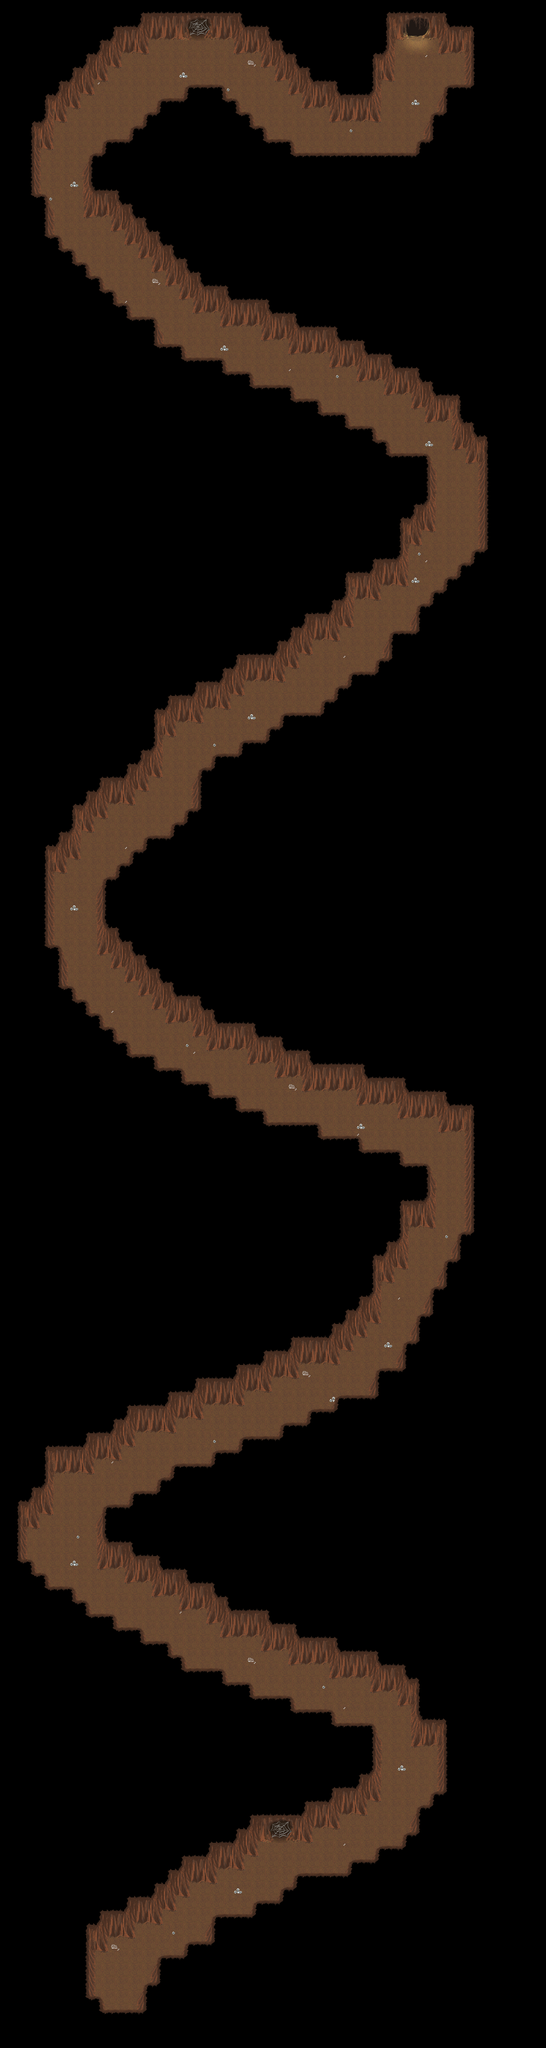

Rendered tile map (Tiled .tmx) drawn with the repository's tilesets; below, a short description and the map source with its tile grids summarised:
An orthogonal 40x150 tile map with 32x32 px tiles, 3 tile layers (DA_set, Ground, Over), 2 hidden layers not drawn, 3 tilesets and 3 objects (2x WARP, SCRIPT).

<map version="1.0" orientation="orthogonal" width="40" height="150" tilewidth="32" tileheight="32">
 <properties>
  <property name="AutoMappingRadius" value="3" />
  <property name="DeleteTiles" value="1" />
 </properties>
 <tileset firstgid="1" name="automapping_set_cave_32_32" tilewidth="32" tileheight="32">
  <image source="../graphics/tiles/automapping_set_cave_32_32.png" width="1024" height="1024" />
 </tileset>
 <tileset firstgid="1025" name="collision1_32_32" tilewidth="32" tileheight="32">
  <image source="../graphics/tiles/collision1_32_32.png" width="1024" height="1024" />
 </tileset>
 <tileset firstgid="2049" name="cave3_32_32" tilewidth="32" tileheight="32">
  <image source="../graphics/tiles/cave3_32_32.png" width="1024" height="1024" />
 </tileset>
 <layer name="DA_set" width="40" height="150">
  <data>[6000 cells, 6000 non-empty, 2 distinct tile ids]</data>
 </layer>
 <layer name="Ground" width="40" height="150">
  <data>[6000 cells, 6000 non-empty, 48 distinct tile ids]</data>
 </layer>
 <layer name="Fringe" width="40" height="150" visible="0">
  <data>[6000 cells, 10 non-empty, 1 distinct tile ids]</data>
 </layer>
 <layer name="Over" width="40" height="150">
  <data>[6000 cells, 440 non-empty, 6 distinct tile ids]</data>
 </layer>
 <layer name="Collision" width="40" height="150" visible="0">
  <data>[6000 cells, 5065 non-empty, 1 distinct tile ids]</data>
 </layer>
 <objectgroup name="Object" width="40" height="150">
  <object name="External Map Events" type="SCRIPT" x="0" y="0">
   <properties>
    <property name="FILENAME" value="scripts/maps/iw-selphi-timlet-escape-tunnel-o00-o00-n01.lua" />
   </properties>
  </object>
  <object name="Warp to o0p1o0" type="WARP" x="960" y="64" width="32" height="32">
   <properties>
    <property name="DEST_MAP" value="ow-o0000-p0001-o0000" />
    <property name="DEST_X" value="1184" />
    <property name="DEST_Y" value="2656" />
   </properties>
  </object>
  <object name="Warp to well01-o0-o0-n1" type="WARP" x="256" y="4704" width="64" height="32">
   <properties>
    <property name="DEST_MAP" value="iw-selphi-timlet-well01-o00-o00-n01" />
    <property name="DEST_X" value="1168" />
    <property name="DEST_Y" value="272" />
   </properties>
  </object>
 </objectgroup>
</map>
